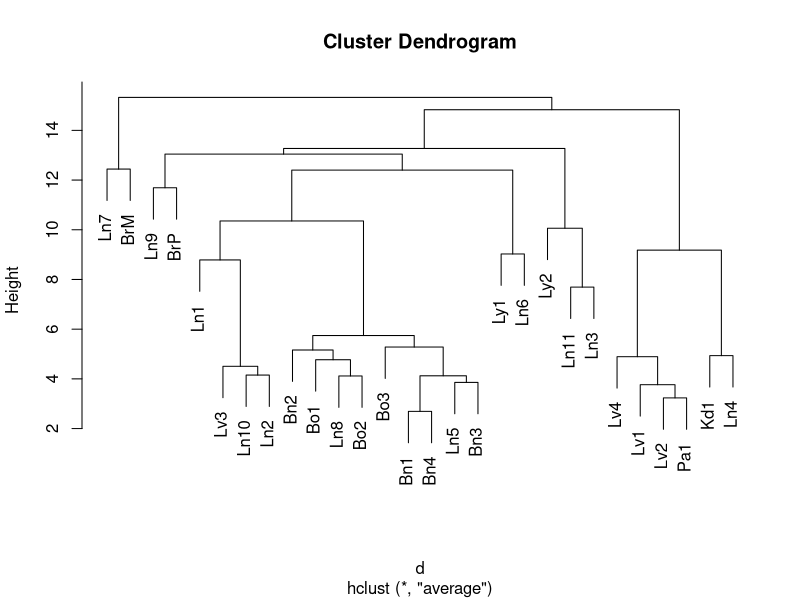

The R source for this figure:
data = read.table("binnedLogR.txt")
samples = c('Ln7','Ln9','Ln1','BrM','BrP',
           'Ln11','Ly2','Ln3',
           'Bo3','Ln10','Bo1','Ln8','Lv3','Ln5','Bo2','Bn2','Bn1','Bn3','Bn4','Ln2',
           'Ly1','Ln6',
           'Kd1','Ln4','Lv4','Lv2','Lv1','Pa1')
rownames(data) = samples
d = dist(data, method="euclidean")
fit = hclust(d, method="average")
# the following line changes the order of the samples to produce the Fig.S3B but doesn't change the phylogenetic relationship
fit$order = c(1,4,2,5,3,13,10,20,16,11,12,15,9,17,19,14,18,21,22,7,6,8,25,27,26,28,23,24)
plot(fit)

